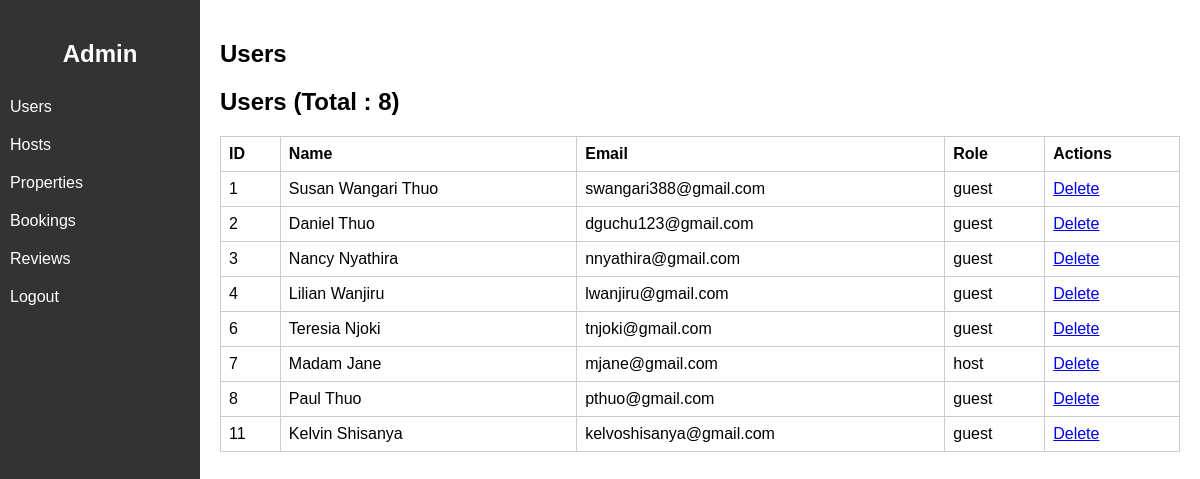
Screenshot of /admindashboard.php (signed in) with the database file from the repository.
### tables this page shows
CREATE TABLE `users` (
  `user_id` int(11) NOT NULL,
  `name` varchar(100) DEFAULT NULL,
  `email` varchar(100) DEFAULT NULL,
  `id_number` varchar(50) DEFAULT NULL,
  `profile_photo` varchar(255) DEFAULT NULL,
  `password` varchar(255) DEFAULT NULL,
  `role` enum('host','guest') NOT NULL DEFAULT 'guest'
);

### admindashboard.php (the view, shortened to what this page needs)
<?php
include 'db.php';
$counts = [];
$res = mysqli_query($conn, "SELECT COUNT(*) AS c FROM users");
$counts['users'] = mysqli_fetch_assoc($res)['c'];
$res = mysqli_query($conn, "SELECT COUNT(*) AS c FROM hosts");
$counts['hosts'] = mysqli_fetch_assoc($res)['c'];
$res = mysqli_query($conn, "SELECT COUNT(*) AS c FROM properties");
$counts['properties'] = mysqli_fetch_assoc($res)['c'];
$res = mysqli_query($conn, "SELECT COUNT(*) AS c FROM bookings");
$counts['bookings'] = mysqli_fetch_assoc($res)['c'];
$res = mysqli_query($conn, "SELECT COUNT(*) AS c FROM reviews");
$counts['reviews'] = mysqli_fetch_assoc($res)['c'];
$page = isset($_GET['page']) ? $_GET['page'] : 'users';
?>
<!DOCTYPE html>
<html>
<head>
    <link rel="stylesheet" href="https://cdnjs.cloudflare.com/ajax/libs/font-awesome/6.4.0/css/all.min.css"/>
</head>
<body>
<div class="sidebar">
    <h2 style="text-align:center;">Admin</h2>
    <a href='admindashboard.php?page=users'>Users</a>
    <a href='admindashboard.php?page=hosts'>Hosts</a>
    <a href='admindashboard.php?page=properties'>Properties</a>
    <a href='admindashboard.php?page=bookings'>Bookings</a>
    <a href='admindashboard.php?page=reviews'>Reviews</a>
    <a href='adminlogout.php'>Logout</a>
</div>
<div class="main">
<?php
if($page=='users'){
    $result = mysqli_query($conn,"SELECT * FROM users");
    echo "<h2>Users</h2><table><tr><th>ID</th><th>Name</th><th>Email</th><th>Role</th><th>Actions</th></tr>";
    while($row=mysqli_fetch_assoc($result)){
        echo "<tr>
            <td>{$row['user_id']}</td>
            <td>{$row['name']}</td>
            <td>{$row['email']}</td>
            <td>{$row['role']}</td>
            <td>
                <a class='action-btn' href='?page=users&action=delete_user&id={$row['user_id']}'>Delete</a>
            </td>
        </tr>";
    }
    echo "<h2> Users (Total : {$counts['users']})</h2>";
    echo "</table>";
}
?>
</div>
</body>
</html>

### admindashboard.php (style rules this page uses)
body { font-family: Arial; margin:0; }
.sidebar { width: 200px; background:#333; color:white; float:left; height:100vh; padding-top:20px; }
.sidebar a { display:block; color:white; padding:10px; text-decoration:none; }
.main { margin-left:200px; padding:20px; }
table { border-collapse:collapse; width:100%; }
table, th, td { border:1px solid #ccc; }
th, td { padding:8px; text-align:left; }
.action-btn { margin-right:5px; }

### rows the page displays
users: user_id "1", name "Susan Wangari Thuo", email "swangari388@gmail.com", role "guest"
users: user_id "2", name "Daniel Thuo", email "dguchu123@gmail.com", role "guest"
users: user_id "3", name "Nancy Nyathira", email "nnyathira@gmail.com", role "guest"
users: user_id "4", name "Lilian Wanjiru", email "lwanjiru@gmail.com", role "guest"
users: user_id "6", name "Teresia Njoki", email "tnjoki@gmail.com", role "guest"
users: user_id "7", name "Madam Jane", email "mjane@gmail.com", role "host"
users: user_id "8", name "Paul Thuo", email "pthuo@gmail.com", role "guest"
users: user_id "11", name "Kelvin Shisanya", email "kelvoshisanya@gmail.com", role "guest"

### other values shown
$counts['users'] "8"
